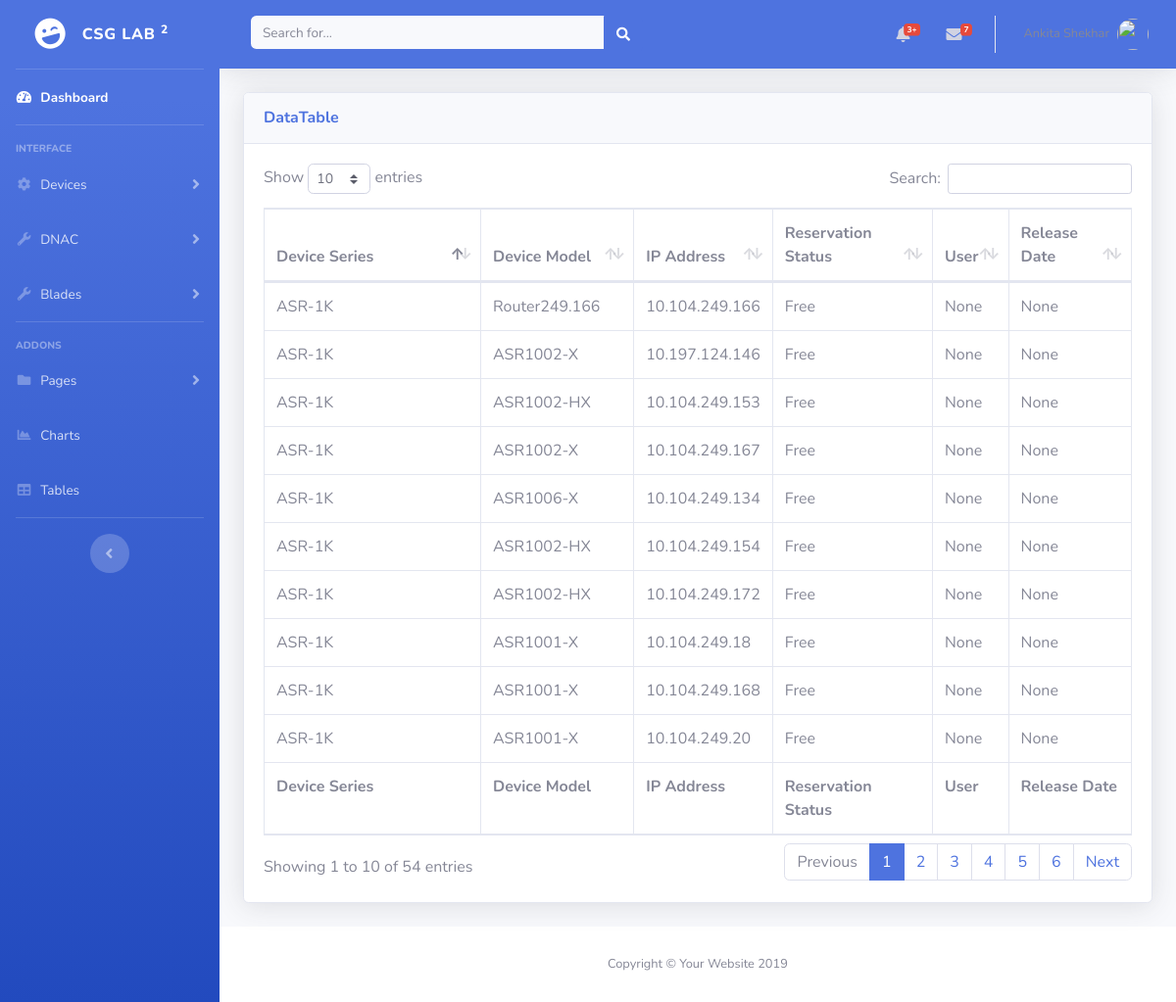
Page /Router.html (signed in) on the committed database.
### tables this page shows
CREATE TABLE DEVICES (sno INTEGER, groups TEXT, product TEXT, topology TEXT, component TEXT, rvsv TEXT, deviceseries TEXT, devicetype TEXT,
             productid TEXT,
             ipaddress TEXT,
             username TEXT,
             password TEXT,
             enablepassword TEXT,
             snmpread TEXT,
             snmpwrite TEXT,
             user TEXT,
             assigndate TEXT,
             releasedate TEXT,
             status TEXT,
             reachability TEXT,
             telnetstatus TEXT,
             sshstatus TEXT,
             snmpstatus TEXT,
             pdu TEXT,
             console TEXT,
             rack TEXT,
             location TEXT,
             comments TEXT, usertextstatus TEXT AFTER user, assigntag TEXT, extendtag TEXT, releasetag TEXT);

### KCLAB.py (the view)
@app.route('/Router.html', methods=['GET', 'POST'])
def router():
    Obj_Router = devices_db.devices()
    conn = Obj_Router.connectdb()
    cur = Obj_Router.get_router_data(conn)
    page = ["Router.html", "Switch.html", "Wireless.html", "Nexus.html"]
    if g.user and g.role is not "admin":
        return render_template("Router.html", route=cur, page=page)
    else:
        return redirect(url_for('router_admin'))

### KCLAB.py (called while the page is built)
@app.before_request
def before_request():
    g.user = None
    g.role = None
    if 'user' in session:
        g.user = session['user']
        g.role = session['role']

### devices_db.py (called while the page is built)
    def connectdb(self):
        con = sqlite3.connect("KCLAB.db")
        return con

    def get_router_data(self, con):
        cur = con.cursor()
        print("Fetching LAB Router data")
        cur.execute('select deviceseries, productid, ipaddress, status, user, releasedate, usertextstatus, assigntag, extendtag, releasetag, reachability from DEVICES where component="LAB" AND devicetype="Router"')
        return cur

### templates/Router.html
{% extends "template.html" %}
{% block content %}
<div class="card shadow mb-4">
	<div class="card-header py-3">
		<h6 class="m-0 font-weight-bold text-primary">DataTable</h6>
	</div>
	<div class="card-body">
		<div class="table-responsive">
			<table class="table table-bordered" id="dataTable" width="100%" cellspacing="0">
				<thead>
					<tr>
						<th>Device Series</th>
						<th>Device Model</th>
						<th>IP Address</th>
						<th>Reservation Status</th>
						<th>User</th>
						<th>Release Date</th>
					</tr>
				</thead>
				<tfoot>
					<tr>
						<th>Device Series</th>
						<th>Device Model</th>
						<th>IP Address</th>
						<th>Reservation Status</th>
						<th>User</th>
						<th>Release Date</th>
					</tr>
				</tfoot>
				<tbody>
					{% for row in route %}
					<tr>
					<td>{{ row[0] }}</td>
					<td>{{ row[1] }}</td>
					<td>{{ row[2] }}</td>
					<td>{{ row[3] }}</td>
					<td>{{ row[4] }}</td>
					<td>{{ row[5] }}</td>
					</tr>
					{% endfor %}
				</tbody>
			</table>
		</div>
	</div>
</div>
{% endblock %}

### rows in the picture
DEVICES: deviceseries "ASR-1K", productid "Router249.166", ipaddress "10.104.249.166", status "Free", user "None"
DEVICES: deviceseries "ASR-1K", productid "ASR1002-X", ipaddress "10.197.124.146", status "Free", user "None"
DEVICES: deviceseries "ASR-1K", productid "ASR1002-HX", ipaddress "10.104.249.153", status "Free", user "None"
DEVICES: deviceseries "ASR-1K", productid "ASR1002-X", ipaddress "10.104.249.167", status "Free", user "None"
DEVICES: deviceseries "ASR-1K", productid "ASR1006-X", ipaddress "10.104.249.134", status "Free", user "None"
DEVICES: deviceseries "ASR-1K", productid "ASR1002-HX", ipaddress "10.104.249.154", status "Free", user "None"
DEVICES: deviceseries "ASR-1K", productid "ASR1002-HX", ipaddress "10.104.249.172", status "Free", user "None"
DEVICES: deviceseries "ASR-1K", productid "ASR1001-X", ipaddress "10.104.249.18", status "Free", user "None"
DEVICES: deviceseries "ASR-1K", productid "ASR1001-X", ipaddress "10.104.249.168", status "Free", user "None"
DEVICES: deviceseries "ASR-1K", productid "ASR1001-X", ipaddress "10.104.249.20", status "Free", user "None"
